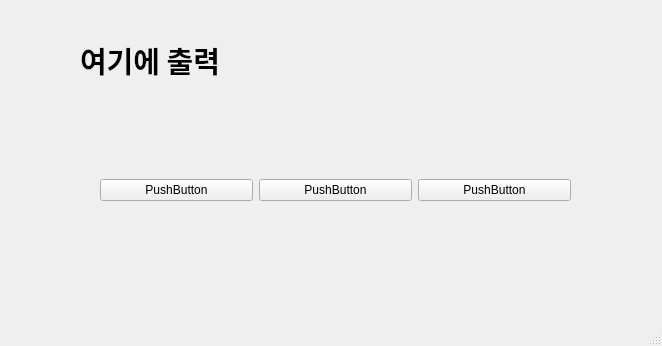
<?xml version="1.0" encoding="UTF-8"?>
<ui version="4.0">
 <class>MainWindow</class>
 <widget class="QMainWindow" name="MainWindow">
  <property name="geometry">
   <rect>
    <x>0</x>
    <y>0</y>
    <width>662</width>
    <height>346</height>
   </rect>
  </property>
  <property name="windowTitle">
   <string>MainWindow</string>
  </property>
  <widget class="QWidget" name="centralwidget">
   <widget class="QWidget" name="horizontalLayoutWidget">
    <property name="geometry">
     <rect>
      <x>100</x>
      <y>120</y>
      <width>471</width>
      <height>141</height>
     </rect>
    </property>
    <layout class="QHBoxLayout" name="horizontalLayout">
     <item>
      <widget class="QPushButton" name="pushButton_2">
       <property name="text">
        <string>PushButton</string>
       </property>
      </widget>
     </item>
     <item>
      <widget class="QPushButton" name="pushButton_3">
       <property name="text">
        <string>PushButton</string>
       </property>
      </widget>
     </item>
     <item>
      <widget class="QPushButton" name="pushButton">
       <property name="text">
        <string>PushButton</string>
       </property>
      </widget>
     </item>
    </layout>
   </widget>
   <widget class="QLabel" name="label">
    <property name="geometry">
     <rect>
      <x>80</x>
      <y>30</y>
      <width>531</width>
      <height>61</height>
     </rect>
    </property>
    <property name="font">
     <font>
      <family>맑은 고딕</family>
      <pointsize>22</pointsize>
      <weight>75</weight>
      <bold>true</bold>
     </font>
    </property>
    <property name="text">
     <string>여기에 출력</string>
    </property>
   </widget>
  </widget>
  <widget class="QMenuBar" name="menubar">
   <property name="geometry">
    <rect>
     <x>0</x>
     <y>0</y>
     <width>662</width>
     <height>26</height>
    </rect>
   </property>
  </widget>
  <widget class="QStatusBar" name="statusbar"/>
 </widget>
 <resources/>
 <connections>
  <connection>
   <sender>pushButton_2</sender>
   <signal>clicked()</signal>
   <receiver>MainWindow</receiver>
   <slot>firstClick()</slot>
   <hints>
    <hint type="sourcelabel">
     <x>177</x>
     <y>217</y>
    </hint>
    <hint type="destinationlabel">
     <x>188</x>
     <y>262</y>
    </hint>
   </hints>
  </connection>
  <connection>
   <sender>pushButton_3</sender>
   <signal>clicked()</signal>
   <receiver>MainWindow</receiver>
   <slot>secondClick()</slot>
   <hints>
    <hint type="sourcelabel">
     <x>347</x>
     <y>215</y>
    </hint>
    <hint type="destinationlabel">
     <x>379</x>
     <y>264</y>
    </hint>
   </hints>
  </connection>
  <connection>
   <sender>pushButton</sender>
   <signal>clicked()</signal>
   <receiver>MainWindow</receiver>
   <slot>thirdClick()</slot>
   <hints>
    <hint type="sourcelabel">
     <x>489</x>
     <y>209</y>
    </hint>
    <hint type="destinationlabel">
     <x>577</x>
     <y>257</y>
    </hint>
   </hints>
  </connection>
 </connections>
 <slots>
  <slot>firstClick()</slot>
  <slot>secondClick()</slot>
  <slot>thirdClick()</slot>
 </slots>
</ui>
